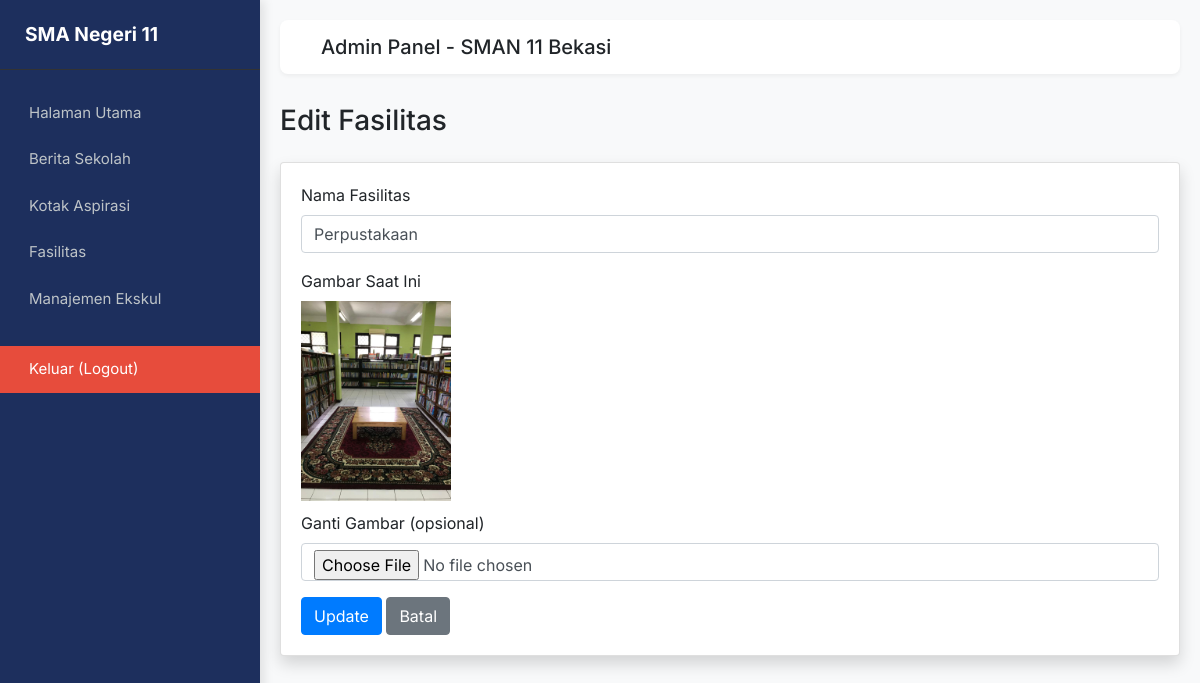
/admin/fasilitas_edit.php?id=5 (signed in), run on the app's committed database.
### tables this page shows
CREATE TABLE `fasilitas` (
  `id` int(11) NOT NULL,
  `nama` varchar(255) NOT NULL,
  `gambar` varchar(255) NOT NULL
);

### admin/fasilitas_edit.php (the view, shortened to what this page needs)
<?php
include 'config.php';
include 'template/header.php';
$id = intval($_GET['id']);
$data = mysqli_fetch_assoc(mysqli_query($conn, "SELECT * FROM fasilitas WHERE id='$id'"));
?>
<h1 class="h3 mb-4 text-gray-800">Edit Fasilitas</h1>
<div class="card shadow mb-4">
  <div class="card-body">
    <form method="post" enctype="multipart/form-data">
      <div class="form-group">
        <label>Nama Fasilitas</label>
        <input type="text" name="nama" class="form-control" value="<?= htmlspecialchars($data['nama']) ?>" required>
      </div>
      <div class="form-group">
        <label>Gambar Saat Ini</label><br>
        <img src="upload/<?= htmlspecialchars($data['gambar']) ?>" width="150" style="margin-bottom:10px;"><br>
        <label>Ganti Gambar (opsional)</label>
        <input type="file" name="gambar" class="form-control">
      </div>
      <button class="btn btn-primary">Update</button>
      <a href="fasilitas.php" class="btn btn-secondary">Batal</a>
    </form>
  </div>
</div>
<?php include 'template/footer.php'; ?>

### admin/template/header.php (style rules this page uses)
:root { --sidebar-width: 260px; --primary-color: #1d2f5d; --accent-color: #ffa200; }
body { font-family: 'Inter', sans-serif; background-color: #f8f9fa; transition: all 0.3s; }

### data on the page
fasilitas: nama "Perpustakaan", gambar (picture)
